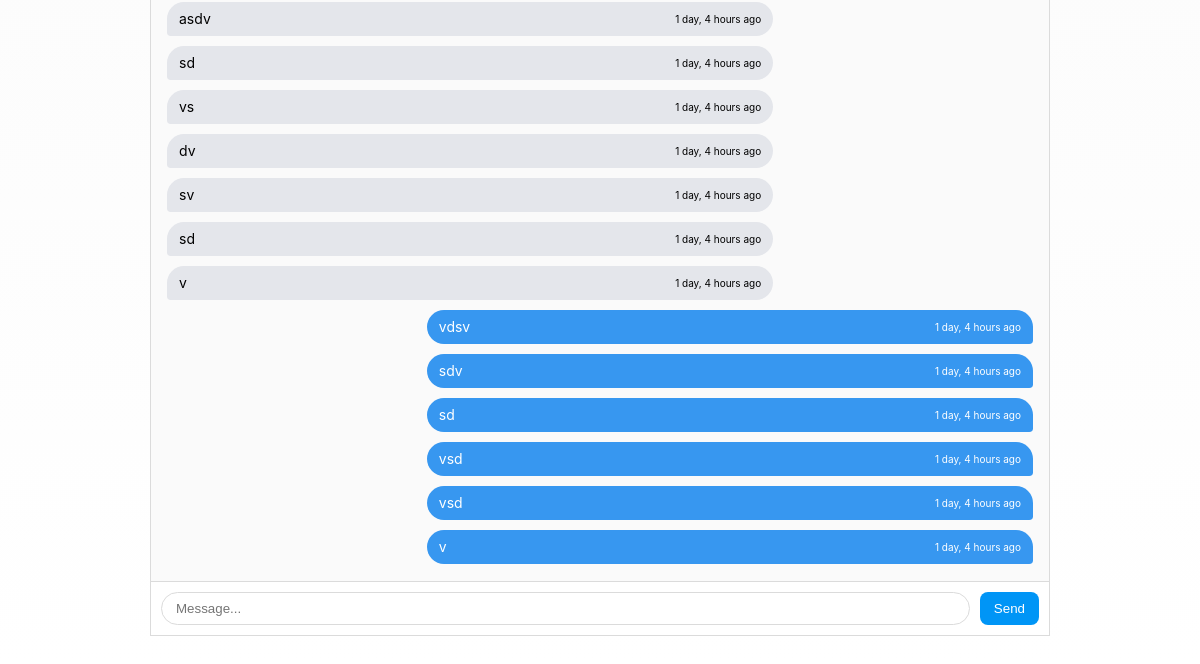
The page /users/2/ (signed in, lower part) on the database as committed earlier.
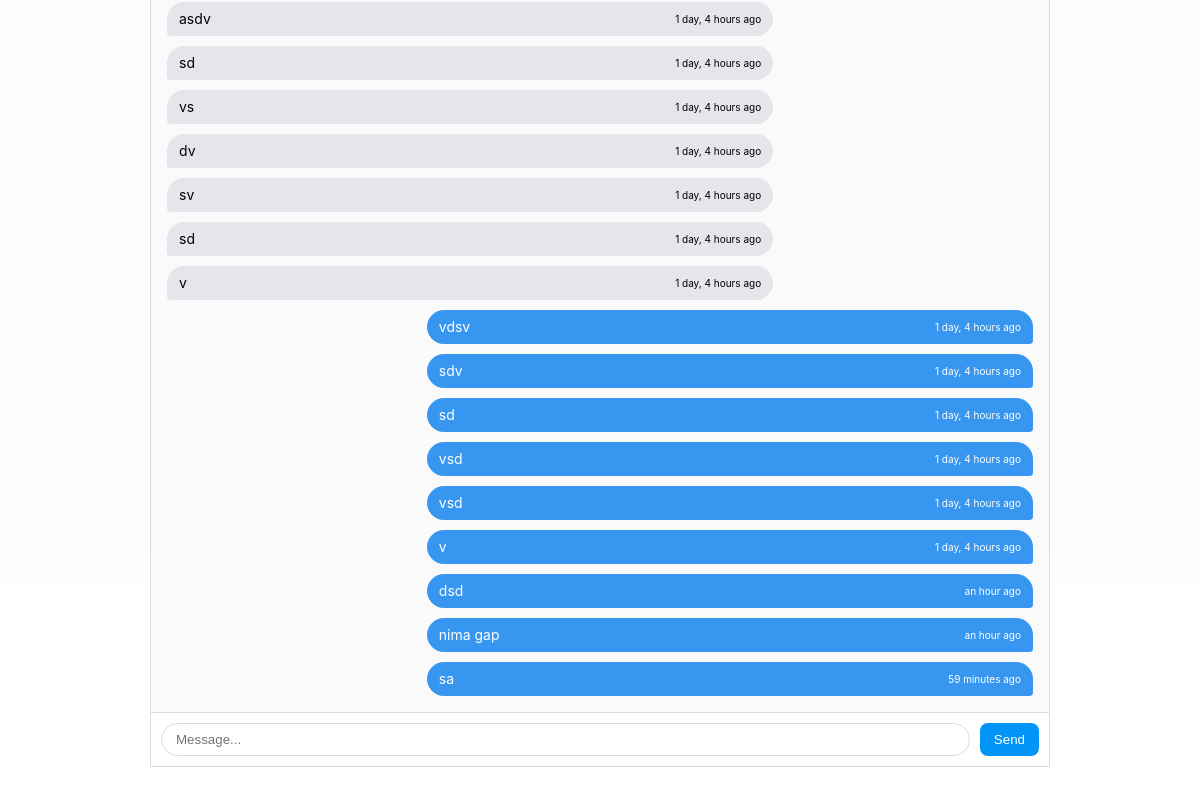
The same page on the database as committed later.
### users/models.py (models this page shows)
class Message(models.Model):
    chat = models.ForeignKey(Chat, on_delete=models.CASCADE, related_name="messages")
    sender = models.ForeignKey(CustomUser, on_delete=models.CASCADE)
    text = models.TextField()
    created_at = models.DateTimeField(auto_now_add=True)

### users/views.py (the view)
# urls.py: path("<int:chat_id>/", chat_detail, name="chat_detail"),
@login_required
def chat_detail(request, chat_id):
    chat = get_object_or_404(Chat, id=chat_id, participants=request.user)
    messages = chat.messages.all().order_by("created_at")
    return render(request, "chat_detail.html", {
        "chat": chat,
        "messages": messages
    })

### templates/chat_detail.html (shortened to what this page needs)
{% extends "base.html" %}
{% load humanize %}
{% block content %}
<div class="chat-page">
    <div class="chat-window">
        <div class="chat-messages" id="chatMessages">
            {% for msg in messages %}
                <div class="msg {% if msg.sender == request.user %}me{% else %}other{% endif %}">
                    {{ msg.text }}
                    <span>{{msg.created_at | naturaltime}}</span>
                </div>
            {% endfor %}
        </div>
        <div class="chat-input">
            <input type="text" id="messageInput" placeholder="Message..." onkeydown="if(event.key==='Enter'){sendMessage()}">
            <button onclick="sendMessage()">Send</button>
        </div>
    </div>
</div>
{% endblock %}

### templates/base.html (shortened to what this page needs)
<!doctype html>
<html lang="uz">
<head>
</head>
<body>
{% block content %}
{% endblock %}
</body>
</html>

### templates/base.html (style rules this page uses)
:root { --bg: #fff; --muted: #8e8e8e; --border: #dbdbdb; --accent: #262626; --radius: 8px; --glass: rgba(255,255,255,0.6); font-family: -apple-system, BlinkMacSystemFont, 'Segoe UI', Roboto, 'Helvetica Neue', Arial; }
* { box-sizing:border-box }
body { margin:0;background:linear-gradient(180deg,#f7f7f7,#ffffff);color:var(--accent); }

### templates/chat_detail.html (style rules this page uses)
.chat-page { max-width: 900px; margin: 30px auto; display: flex; height: 80vh; border: 1px solid #dbdbdb; background: #fff; font-family: -apple-system, BlinkMacSystemFont, "Segoe UI", Roboto, Helvetica, Arial; }
.chat-window { flex: 1; display: flex; flex-direction: column; }
.chat-messages { flex: 1; padding: 16px; overflow-y: auto; background: #fafafa; }
.msg { max-width: 70%; margin-bottom: 10px; padding: 8px 12px; border-radius: 18px; font-size: 14px; line-height: 18px; }
.msg span { float: right; font-size: 10px; }
.msg.me { background: #3797f0; color: white; margin-left: auto; border-bottom-right-radius: 4px; }
.msg.other { background: #e4e6eb; color: #000; margin-right: auto; border-bottom-left-radius: 4px; }
.chat-input { border-top: 1px solid #dbdbdb; padding: 10px; display: flex; gap: 10px; }
.chat-input input { flex: 1; border-radius: 20px; border: 1px solid #dbdbdb; padding: 8px 14px; outline: none; }
.chat-input button { border: none; background: #0095f6; color: white; padding: 8px 14px; border-radius: 8px; cursor: pointer; }

Rows that differ between the two databases and show on the page:
added Message: text "dsd", created_at "an hour ago"
added Message: text "nima gap", created_at "an hour ago"
added Message: text "sa", created_at "59 minutes ago"
